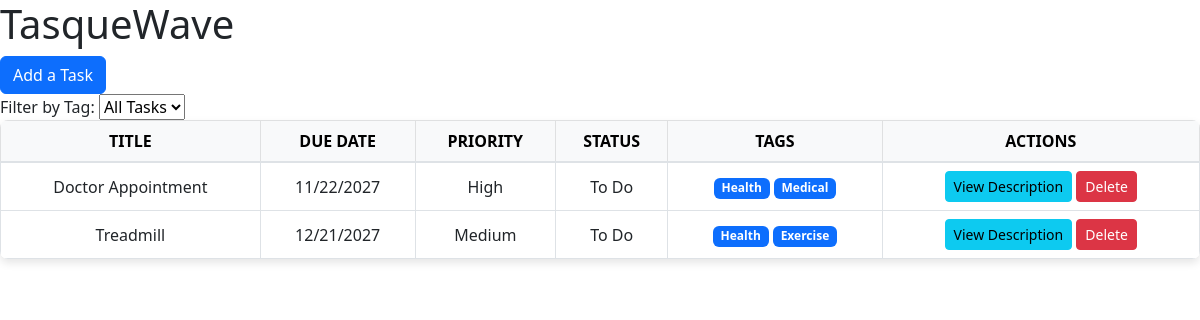
The page / on the database its author committed.
### models.py (models this page shows)
class Task(db.Model):
    __tablename__ = 'tasks'
    id = db.Column(db.Integer, primary_key=True)
    title = db.Column(db.String(100), nullable=False)
    description = db.Column(db.Text, nullable=True)
    due_date = db.Column(db.Date, nullable=False)
    priority = db.Column(db.String(10), nullable=False, default='Medium')
    status = db.Column(db.String(20), nullable=False, default='To Do')
    tags = db.relationship('Tag', secondary=task_tags, backref=db.backref('tasks', lazy='dynamic'))

class Tag(db.Model):
    __tablename__ = 'tags'
    id = db.Column(db.Integer, primary_key=True)
    name = db.Column(db.String(50), unique=True, nullable=False)

### app.py (the view)
@app.route('/')
def index():
    tasks = Task.query.order_by(Task.priority.asc(), Task.due_date.asc()).all()
    tags = Tag.query.all()
    form = TaskForm()  # Create an instance of the TaskForm
    return render_template('index.html', tasks=tasks, tags=tags, filter_tag=None, form=form)

### forms.py
class TaskForm(FlaskForm):
    title = StringField('Title', validators=[DataRequired()])
    description = TextAreaField('Description')
    due_date = DateField('Due Date', format='%Y-%m-%d', validators=[DataRequired()])
    priority = SelectField('Priority', choices=[('Low', 'Low'), ('Medium', 'Medium'), ('High', 'High')], validators=[DataRequired()])
    tags = StringField('Tags (comma separated, case-sensitive [Exercise,Health])')
    submit = SubmitField('Add Task')

### templates/index.html (shortened to what this page needs)
<!DOCTYPE html>
<html lang="en">
<head>
    <link rel="stylesheet" href="{{ url_for('static', filename='styles.css') }}">
    <link href="https://cdn.jsdelivr.net/npm/bootstrap@5.3.0-alpha3/dist/css/bootstrap.min.css" rel="stylesheet">
</head>
<body>
    <h1>TasqueWave</h1>
    <button type="button" class="btn btn-primary" data-bs-toggle="modal" data-bs-target="#addTaskModal">
        Add a Task
    </button>
    <div>
        <label for="tagFilter">Filter by Tag:</label>
        <select id="tagFilter" onchange="filterByTag()">
            <option value="" {% if not filter_tag %}selected{% endif %}>All Tasks</option>
        </select>
    </div>
    <table class="table table-bordered table-hover">
        <thead class="table-light">
            <tr>
                <th>Title</th>
                <th>Due Date</th>
                <th>Priority</th>
                <th>Status</th>
                <th>Tags</th>
                <th>Actions</th>
            </tr>
        </thead>
        <tbody>
            {% for task in tasks %}
            <tr>
                <td>{{ task.title }}</td>
                <td>{{ task.due_date.strftime('%m/%d/%Y') }}</td>
                <td>{{ task.priority }}</td>
                <td>{{ task.status }}</td>
                <td>
                    {% for tag in task.tags %}
                        <span class="badge bg-primary">{{ tag.name }}</span>
                    {% endfor %}
                </td>
                <td>
                    <button type="button" class="btn btn-info btn-sm" data-bs-toggle="modal" data-bs-target="#viewDescriptionModal" onclick="setDescription('{{ task.title }}', '{{ task.description }}')">
                        View Description
                    </button>
                    <form action="{{ url_for('delete_task', task_id=task.id) }}" method="POST" style="display: inline;">
                        <button type="submit" class="btn btn-danger btn-sm" onclick="return confirm('Are you sure you want to delete this task?')">Delete</button>
                    </form>
                </td>
            </tr>
            {% endfor %}
        </tbody>
    </table>
</body>
</html>

### static/styles.css (style rules this page uses)
.table td, .table th { padding: 15px; text-align: center; vertical-align: middle; }
.table { box-shadow: 0 4px 8px rgba(0, 0, 0, 0.1); border-radius: 8px; overflow: hidden; }
.table thead th { background-color: #f8f9fa; font-weight: bold; text-transform: uppercase; border-bottom: 2px solid #dee2e6; }
.badge { font-size: 0.9rem; padding: 5px 10px; border-radius: 12px; }

### rows shown on the page
Task: title "Doctor Appointment", due_date "11/22/2027", priority "High", status "To Do"
Tag: name "Health"
Tag: name "Medical"
Task: title "Treadmill", due_date "12/21/2027", priority "Medium", status "To Do"
Tag: name "Exercise"
